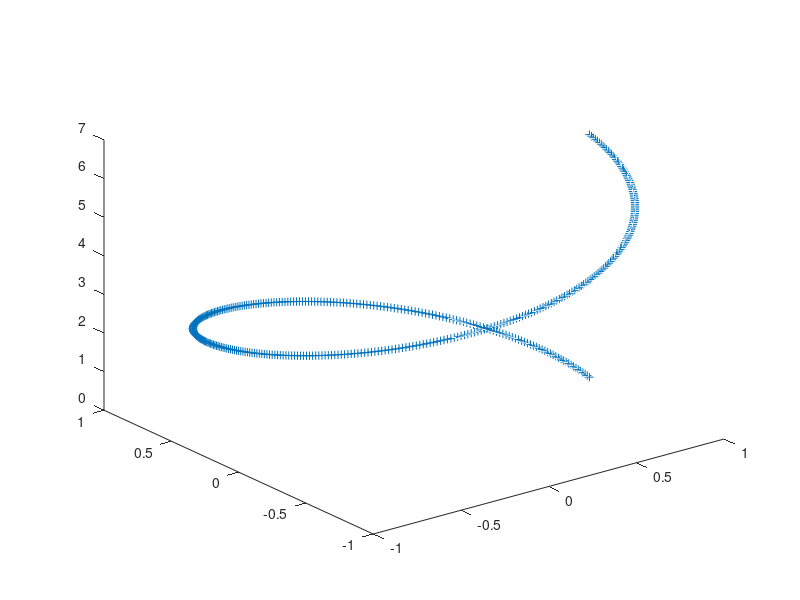

The MATLAB script that drew this image:
%създава масив от данни z, съдържащ 
%числата от 0 до 2 пъти π, със стъпка π/200
%изчислява косинуса на масива
%изчислява синуса на масива
%чертае графика на наредена тройка(x,y,z) с '+'/без '+'(точка 4 и точка 5)
function pl3d 
  z = [0:pi/200:2*pi]
  x = cos(z)
  y = sin(z)
  plot3(x,y,z)
  plot3(x,y,z,'+')
end